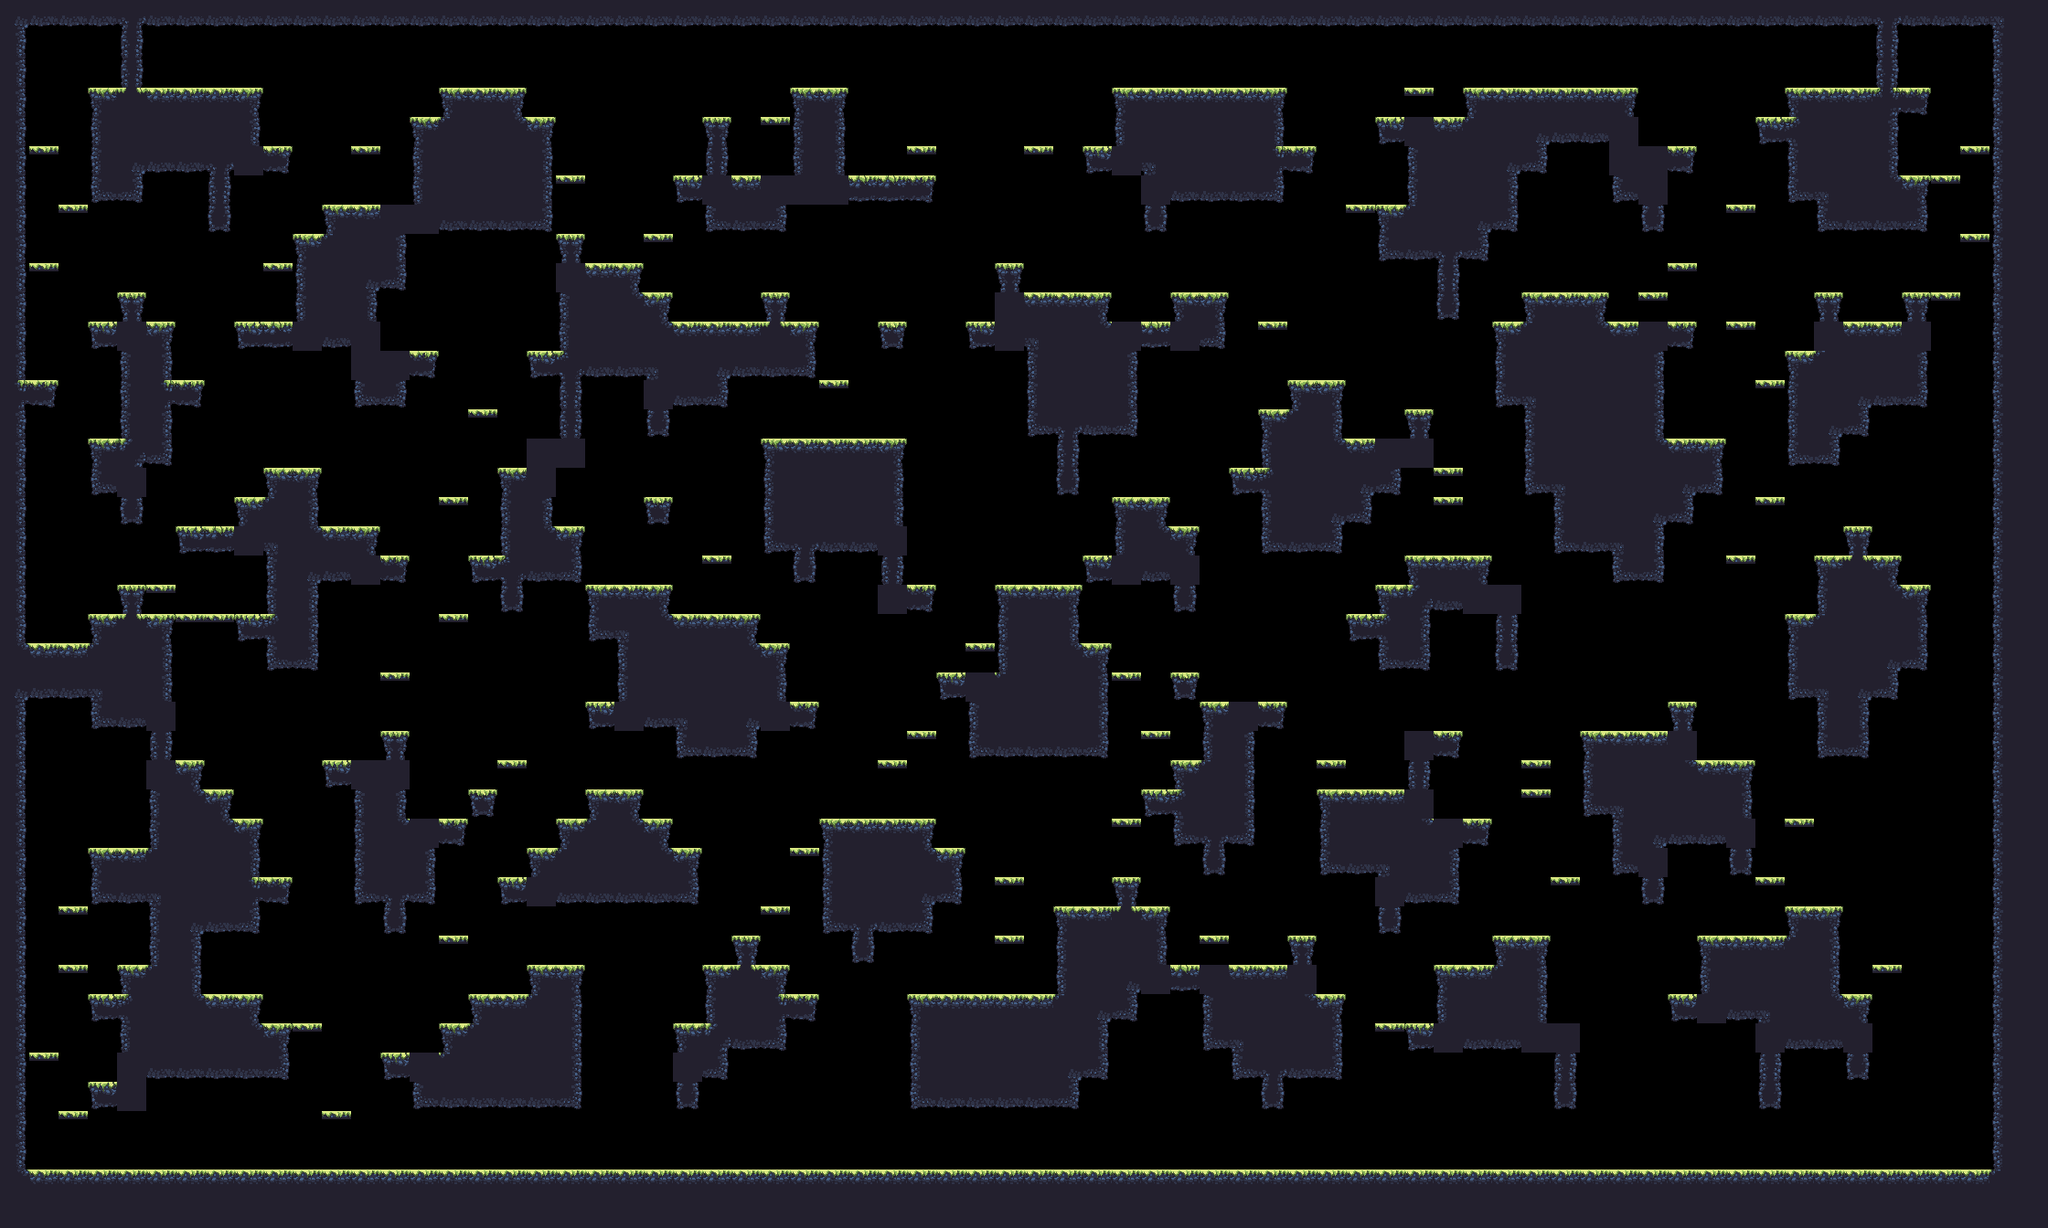

This game map was drawn from its Tiled (.tmx) file and the tilesets committed beside it. A one-line description and the trimmed map source follow:
An orthogonal 70x42 tile map with 32x32 px tiles, 1 tile layer (main) and 17 objects (9x spawn, spawnPlayer0, spawnCrown0, spawnPlayer1, spawnCrown1, ...).

<map compressionlevel="0" height="42" infinite="0" nextlayerid="3" nextobjectid="4" orientation="orthogonal" renderorder="right-down" tiledversion="1.3.2" tileheight="32" tilewidth="32" version="1.2" width="70">
 <tileset firstgid="1" source="forest_summer_tile_set.tsx" />
 <layer height="42" id="1" name="main" width="70">
  <data>[2940 cells, 1261 non-empty, 28 distinct tile ids]</data>
 </layer>
 <objectgroup><object id="1" name="spawnPlayer0" x="192" y="304.0" /><object id="2" name="spawnCrown0" x="320" y="112.0" /><object id="3" name="spawnPlayer1" x="1824" y="112.0" /><object id="4" name="spawnCrown1" x="1824" y="112.0" /><object id="5" name="spawnPlayer2" x="64" y="1232.0" /><object id="6" name="spawnCrown2" x="192" y="1232.0" /><object id="7" name="spawnPlayer3" x="2080" y="1232.0" /><object id="8" name="spawnCrown3" x="2112" y="1232.0" /><object id="9" name="spawn" x="448" y="80.0" /><object id="10" name="spawn" x="1184" y="944.0" /><object id="11" name="spawn" x="480" y="848.0" /><object id="12" name="spawn" x="1888" y="1232.0" /><object id="13" name="spawn" x="192" y="1232.0" /><object id="14" name="spawn" x="1792" y="752.0" /><object id="15" name="spawn" x="864" y="1232.0" /><object id="16" name="spawn" x="1856" y="432.0" /><object id="17" name="spawn" x="960" y="144.0" /></objectgroup></map>
